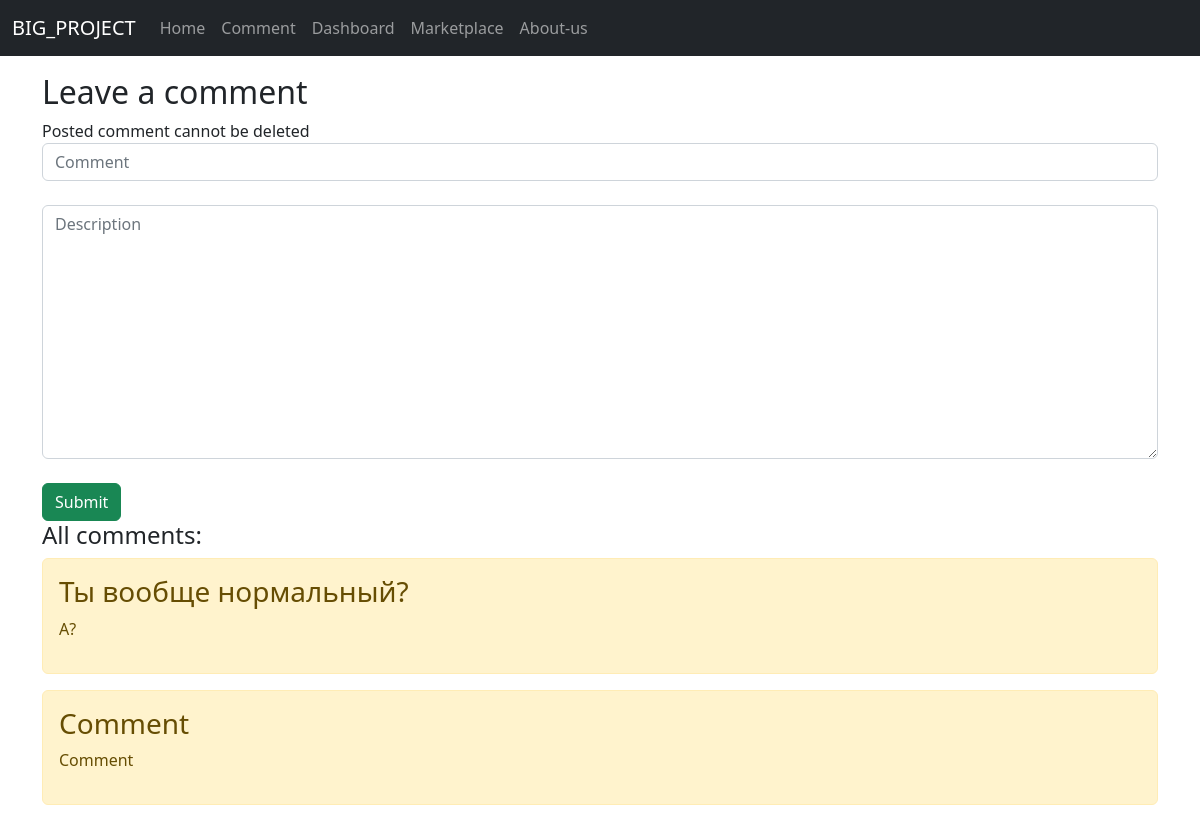
The page /comment on the database as committed earlier.
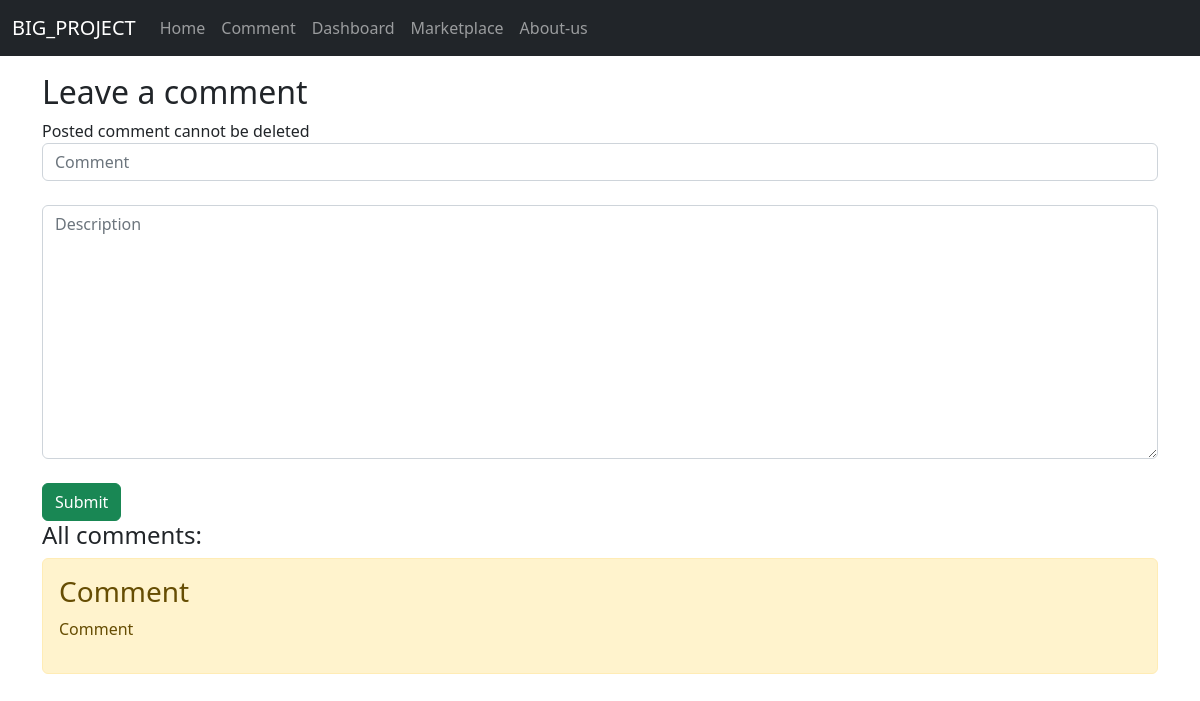
The same page on the database as committed later.
### main/models.py (models this page shows, shortened)
class Task(models.Model):
    title = models.CharField('Title', max_length=50)
    task = models.TextField('Description')
    class Meta:
        verbose_name = 'Comment'
        verbose_name_plural = 'Comments'

### main/views.py (the view, shortened to what this page needs)
# urls.py: path('comment', views.comment, name='comment'),
def comment(request):
    error = ''
    tasks = Task.objects.order_by('-id')
    form = TaskForm()
    context = {
        'form': form,
        'error': error,
        'title': 'Comment',
        'tasks': tasks
    }
    return render(request, 'main/comment.html', context)

### main/forms.py
class TaskForm(ModelForm):
    class Meta:
        model = Task
        fields = ['title', 'task']
        widgets = {
            'title': TextInput(attrs={
                'class': 'form-control',
                'placeholder': 'Comment'
            }),
            'task': Textarea(attrs={
                'class': 'form-control',
                'placeholder': 'Description'
            }),
        }

### main/templates/main/comment.html (shortened to what this page needs)
{% extends 'main/base.html' %}
{% block content %}
    <h2>Leave a comment</h2>
    <span>Posted comment cannot be deleted</span>
    <form method="post">
        {{ form.title }}<br>
        {{ form.task }}<br>
        <button type="submit" class="btn btn-success">Submit</button>
    </form>
    <h4>All comments:</h4>
    <div>
        {% if tasks %}
            {% for el in tasks %}
                <div class="alert alert-warning mt-2">
                    <h3>{{ el.title }}</h3>
                    <p>{{ el.task }}</p>
                </div>
            {% endfor %}
        {% else %}
            <p>None</p>
        {% endif %}
    </div>
{% endblock %}

### main/templates/main/base.html (shortened to what this page needs)
<!doctype html>
<html lang="en">
<head>
    <link rel="stylesheet" href="https://cdn.jsdelivr.net/npm/bootstrap@5.2.2/dist/css/bootstrap.min.css">
</head>
<body>
    <nav class="navbar navbar-expand-md navbar-dark fixed-top bg-dark">
        <div class="container-fluid">
          <a class="navbar-brand" href="{% url 'home' %}">BIG_PROJECT</a>
          <div class="collapse navbar-collapse" id="navbarCollapse">
            <ul class="navbar-nav me-auto mb-2 mb-md-0">
              <li class="nav-item">
                <a class="nav-link" aria-current="page" href="{% url 'home' %}">Home</a>
              </li>
              <li class="nav-item">
                <a class="nav-link" href="{% url 'comment' %}">Comment</a>
              </li>
              <li class="nav-item">
                <a class="nav-link" href="{% url 'dashboard' %}">Dashboard</a>
              </li>
              <li class="nav-item">
                <a class="nav-link" href="{% url 'marketplace' %}">Marketplace</a>
              </li>
              <li class="nav-item">
                <a class="nav-link" href="{% url 'about' %}">About-us</a>
              </li>
            </ul>
          </div>
        </div>
    </nav>
    <div class="d-flex flex-column flex-md-row align-items-center pb-3 mb-4 border-bottom">
      <a href="/" class="d-flex align-items-center text-dark text-decoration-none">
      </a>
    </div>
    <div class="container" >
        {% block content %}{% endblock %}
    </div>
</body>
</html>

Rows that differ between the two databases and show on the page:
removed Task: title "Ты вообще нормальный?", task "А?"
